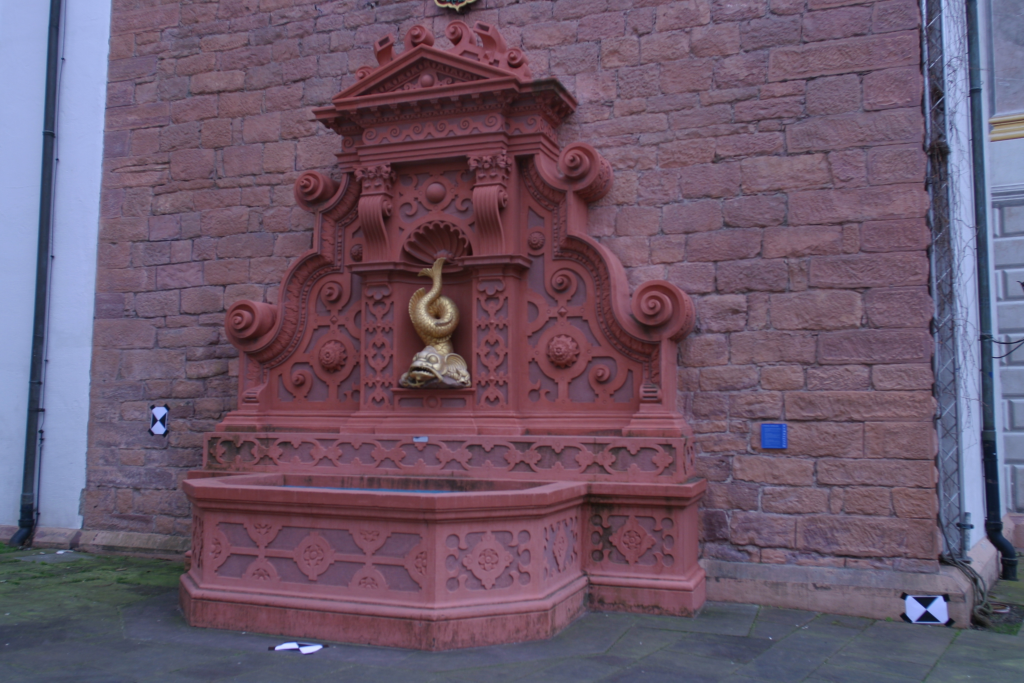
#> input picture Summer 2019/Day 2 - Goal 1 - Turning Images into Data/Ex 4 - 3D structure from overlapping 2D images/Data/images/fountain3.jpg, 3072 x 2048 px, found by its file name (shown at 1/3 size)
$ jupyter execute --allow-errors workshop2_exercise4.ipynb   (shell and % lines are left out)
#> lines starting #> are read from the running program, lines starting #| are printed output that depends on the picture
### Summer 2019/Day 2 - Goal 1 - Turning Images into Data/Ex 4 - 3D structure from overlapping 2D images/utils.py
import cv2
import numpy as np

# DV izip fix 2019/07/21
try:
	from itertools import izip
except ImportError:
	izip = zip

import matplotlib.pyplot as plt
from mpl_toolkits.mplot3d.art3d import Poly3DCollection

# [142 lines left out: functions pts2ply, drawlines, GetEpipair, GetFundamentalMatrix, DrawMatchesCustom, PlotCamera and 1 more, not called in this run]

def GetImageMatches(img1,img2):
    surfer=cv2.xfeatures2d.SURF_create()
    kp1, desc1 = surfer.detectAndCompute(img1,None)
    kp2, desc2 = surfer.detectAndCompute(img2,None)

    matcher = cv2.BFMatcher(crossCheck=True)
    matches = matcher.match(desc1, desc2)

    matches = sorted(matches, key = lambda x:x.distance)

    return kp1,desc1,kp2,desc2,matches

# [53 lines left out: functions GetAlignedMatches, Find2D3DMatches, GetTriangulatedPts, not called in this run]

### Summer 2019/Day 2 - Goal 1 - Turning Images into Data/Ex 4 - 3D structure from overlapping 2D images/workshop2_exercise4.ipynb
# 3D Structure from overlapping 2D images

## Authors: Muneeb Aadil, Sibt Ul Hussain

### Tutorial adapted to Google Colab from: https://github.com/muneebaadil/how-to-sfm/blob/master/tutorial/tutorial.ipynb

[cell 1]
# remove any unnecessary colab folders
# !rm -rf <folder_name>

[cell 2]
# requirements

# data

# move two needed python files (utils.py and SfM.py) to the current directory

# Chapter 2. Epipolar Geometry

[cell 3]

# loading needed libraries
import utils as ut
import SfM as sfmnp
import matplotlib.pyplot as plt
from mpl_toolkits.mplot3d import Axes3D
import cv2
import numpy as np
import open3d as o3d

path = "/content/Data/images/"

[cell 4]
# run this cell to use plotly in google colab
def configure_plotly_browser_state():
  import IPython
  display(IPython.core.display.HTML('''
        <script src="/static/components/requirejs/require.js"></script>
        <script>
          requirejs.config({
            paths: {
              base: '/static/base',
              plotly: 'https://cdn.plot.ly/plotly-latest.min.js?noext',
            },
          });
        </script>
        '''))

##Reading a pair of images, and comparing SIFT matches

[cell 5]
# Reading two images for reference
img1 = cv2.imread(path + 'fountain3.jpg')
#> img1 is the input picture: shape (2048, 3072, 3); mean B, G, R 106.2, 87.3, 107
img2 = cv2.imread(path + 'fountain5.jpg')
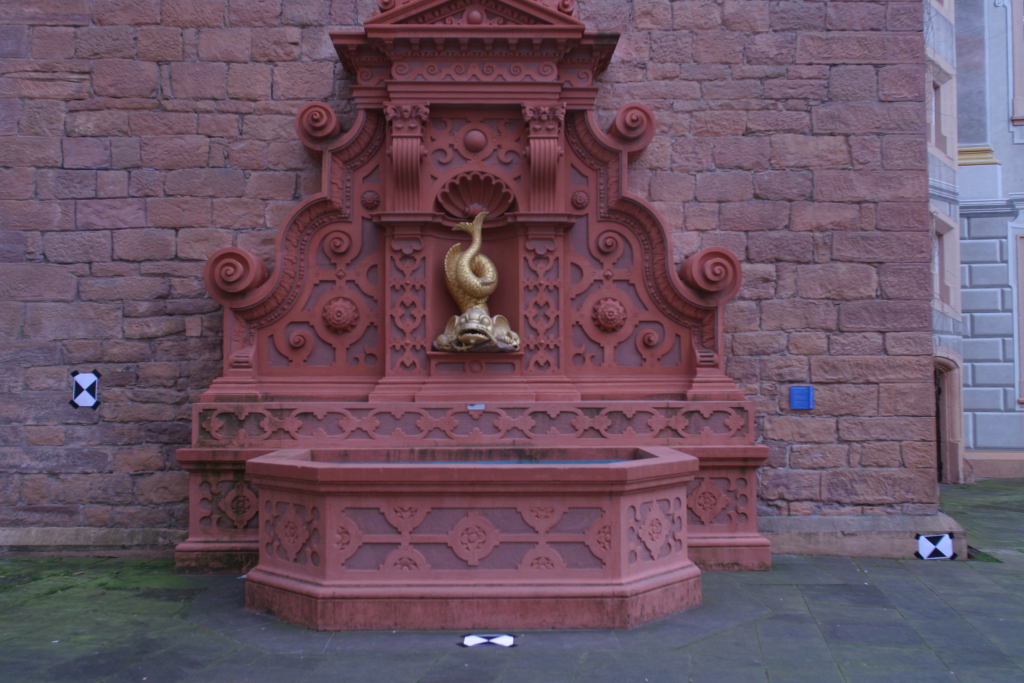
#> input picture Summer 2019/Day 2 - Goal 1 - Turning Images into Data/Ex 4 - 3D structure from overlapping 2D images/Data/images/fountain5.jpg, 3072 x 2048 px, found by its file name (shown at 1/3 size)
#> img2 is the input picture: shape (2048, 3072, 3); mean B, G, R 98.2, 82.3, 105.5

# Converting from BGR to RGB format
img1 = img1[:,:,::-1]
img2 = img2[:,:,::-1]

# NOTE: you can adjust appropriate figure size according to the size of your screen
fig,ax=plt.subplots(ncols=2,figsize=(14,7))
ax[0].imshow(img1)
ax[1].imshow(img2)
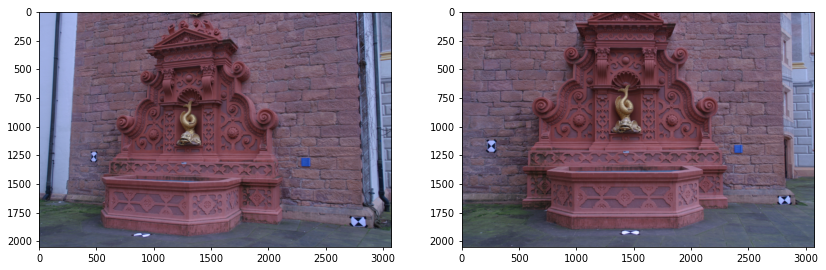
#> figure drawn by matplotlib, 2 panels
